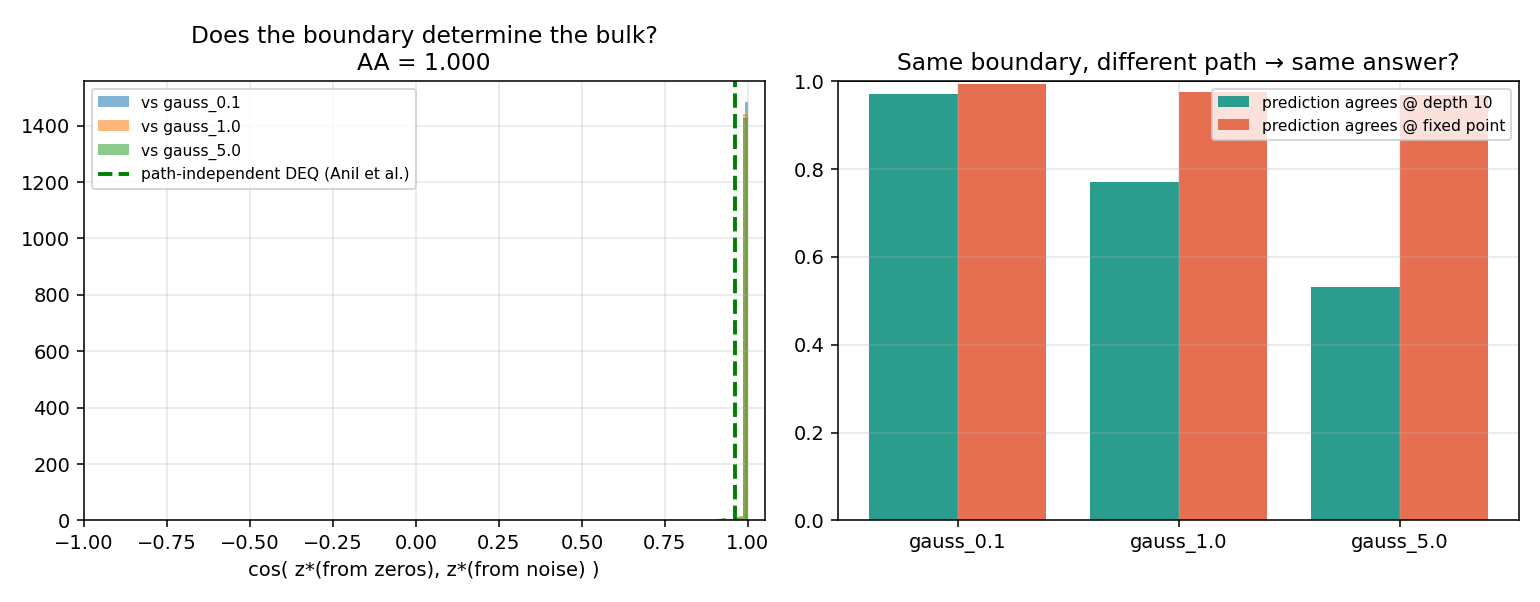

Source code (Python):
"""
Is the bulk determined by the boundary?
=======================================
Asymptotic Alignment (AA) score, after Anil et al. 2022 (arXiv:2211.09961).

Operational content of the holographic claim, stated so it can be falsified:

    Fix the boundary data (the input injection u(x)).
    Start the interior state z_0 from several DIFFERENT initializations.
    Iterate the same tied operator to its fixed point from each.

    If the boundary determines the bulk, all trajectories land on the SAME z*,
    regardless of path. cos(z*_a, z*_b) -> 1.

    If they land in different places, the interior depends on the PATH, not the
    boundary. The system is not holographic in the only sense that has content.

This is exactly path independence. It is also exactly the unstated precondition
of the Horizon certificate: a Banach bound proves "the current answer equals the
infinite-depth one," which is only worth proving if the infinite-depth one is
unique and is the answer the model was trained to give.

We measure, on the SAME checkpoint that failed the certificate:
  AA_state  : cos similarity between fixed points from different inits
  AA_logit  : cos similarity between the resulting next-char logit vectors
  AA_argmax : fraction of tokens where the PREDICTION agrees across inits
  and the same three at the training depth (K=10), for contrast.

Control: a genuinely path-independent operator has AA ~ 1 by construction.
Anil et al. report AA ~ 0.96-0.99 for path-independent DEQs.
"""
import json
import numpy as np
import torch, torch.nn as nn
import torch.nn.functional as F

torch.manual_seed(7); np.random.seed(7); torch.set_num_threads(1)

text = open("shakespeare.txt").read()
chars = sorted(set(text)); V = len(chars)
stoi = {c: i for i, c in enumerate(chars)}
data = torch.tensor([stoi[c] for c in text], dtype=torch.long)
val_data = data[int(0.95 * len(data)):]
T, D, H, FFD = 32, 64, 4, 128
CAUSAL = torch.triu(torch.ones(T, T, dtype=torch.bool), diagonal=1)

class TiedLMBlock(nn.Module):
    def __init__(self):
        super().__init__()
        self.emb = nn.Embedding(V, D)
        self.pos = nn.Parameter(torch.randn(T, D) * 0.02)
        self.attn = nn.MultiheadAttention(D, H, batch_first=True)
        self.ff = nn.Sequential(nn.Linear(D, FFD), nn.GELU(), nn.Linear(FFD, D))
        self.ln1, self.ln2 = nn.LayerNorm(D), nn.LayerNorm(D)
        self.inj = nn.Linear(D, D); self.head = nn.Linear(D, V); self.alpha = 0.5
    def u(self, x): return self.inj(self.emb(x) + self.pos)
    def step(self, z, u):
        a = self.attn(z, z, z, attn_mask=CAUSAL, need_weights=False)[0]
        h = self.ln1(z + a + u)
        return (1 - self.alpha) * z + self.alpha * self.ln2(h + self.ff(h))

net = TiedLMBlock(); net.load_state_dict(torch.load("horizon_lm.pt")); net.eval()
K, DEEP, N = 10, 250, 1500

ix = torch.randint(0, len(val_data) - T - 1, (N,))
x = torch.stack([val_data[i:i + T] for i in ix])
y_last = torch.stack([val_data[i + T] for i in ix]).numpy()

# initializations: the canonical one (zeros) + Gaussian noise at 3 scales
INITS = {
    "zeros":       lambda: torch.zeros(N, T, D),
    "gauss_0.1":   lambda: torch.randn(N, T, D) * 0.1,
    "gauss_1.0":   lambda: torch.randn(N, T, D) * 1.0,
    "gauss_5.0":   lambda: torch.randn(N, T, D) * 5.0,
}

@torch.no_grad()
def run(z0):
    u = net.u(x); z = z0
    zK = None
    for it in range(1, DEEP + 1):
        z = net.step(z, u)
        if it == K:
            zK = z[:, -1, :].clone()
    return zK, z[:, -1, :]              # state at training depth K, and at fixed point

runs = {}
for name, mk in INITS.items():
    torch.manual_seed(hash(name) % 10000)
    zK, zs = run(mk())
    runs[name] = dict(zK=zK, zstar=zs,
                      lgK=net.head(zK), lg=net.head(zs))
    print(f"{name:12s}  acc@K={(runs[name]['lgK'].argmax(1).numpy()==y_last).mean():.4f}  "
          f"acc@fp={(runs[name]['lg'].argmax(1).numpy()==y_last).mean():.4f}", flush=True)

base = "zeros"
res = {"n": N, "train_depth": K, "deep": DEEP, "pairs": {}}
for name in INITS:
    if name == base: continue
    a, b = runs[base], runs[name]
    cs = lambda p, q: F.cosine_similarity(p, q, dim=1).median().item()
    res["pairs"][f"{base} vs {name}"] = dict(
        AA_state_fixedpoint=cs(a["zstar"], b["zstar"]),
        AA_logit_fixedpoint=cs(a["lg"], b["lg"]),
        AA_argmax_fixedpoint=float((a["lg"].argmax(1) == b["lg"].argmax(1)).float().mean()),
        AA_state_at_K=cs(a["zK"], b["zK"]),
        AA_argmax_at_K=float((a["lgK"].argmax(1) == b["lgK"].argmax(1)).float().mean()),
        rel_dist_fixedpoint=float(((a["zstar"] - b["zstar"]).norm(dim=1) /
                                   a["zstar"].norm(dim=1)).median()),
    )

fp_aa = [v["AA_state_fixedpoint"] for v in res["pairs"].values()]
fp_am = [v["AA_argmax_fixedpoint"] for v in res["pairs"].values()]
res["summary"] = dict(
    AA_score_mean=float(np.mean(fp_aa)),
    prediction_agreement_across_inits=float(np.mean(fp_am)),
    verdict=("PATH INDEPENDENT (boundary determines bulk)" if np.mean(fp_aa) > 0.95
             else "PATH DEPENDENT (bulk depends on trajectory, not boundary)"),
    reference_PI_DEQ_AA="0.96-0.99 (Anil et al. 2022)",
)
print(json.dumps(res, indent=2))
json.dump(res, open("horizon_aa_score.json", "w"), indent=2)

import matplotlib; matplotlib.use("Agg"); import matplotlib.pyplot as plt
fig, ax = plt.subplots(1, 2, figsize=(11, 4.3))
for name in INITS:
    if name == base: continue
    c = F.cosine_similarity(runs[base]["zstar"], runs[name]["zstar"], dim=1).numpy()
    ax[0].hist(c, bins=50, alpha=0.55, label=f"vs {name}")
ax[0].axvline(0.96, color="g", ls="--", lw=2, label="path-independent DEQ (Anil et al.)")
ax[0].set_xlabel("cos( z*(from zeros), z*(from noise) )")
ax[0].set_title(f"Does the boundary determine the bulk?\nAA = {res['summary']['AA_score_mean']:.3f}")
ax[0].legend(fontsize=8); ax[0].grid(alpha=0.3); ax[0].set_xlim(-1, 1.05)

names = [n for n in INITS if n != base]
xs = np.arange(len(names))
ax[1].bar(xs - 0.2, [res["pairs"][f"{base} vs {n}"]["AA_argmax_at_K"] for n in names],
          0.4, label=f"prediction agrees @ depth {K}", color="#2a9d8f")
ax[1].bar(xs + 0.2, [res["pairs"][f"{base} vs {n}"]["AA_argmax_fixedpoint"] for n in names],
          0.4, label="prediction agrees @ fixed point", color="#e76f51")
ax[1].set_xticks(xs); ax[1].set_xticklabels(names); ax[1].set_ylim(0, 1)
ax[1].axhline(1.0, color="k", lw=0.8)
ax[1].set_title("Same boundary, different path → same answer?")
ax[1].legend(fontsize=8); ax[1].grid(alpha=0.3)
plt.tight_layout(); plt.savefig("horizon_aa_score.png", dpi=140)
print("saved")
